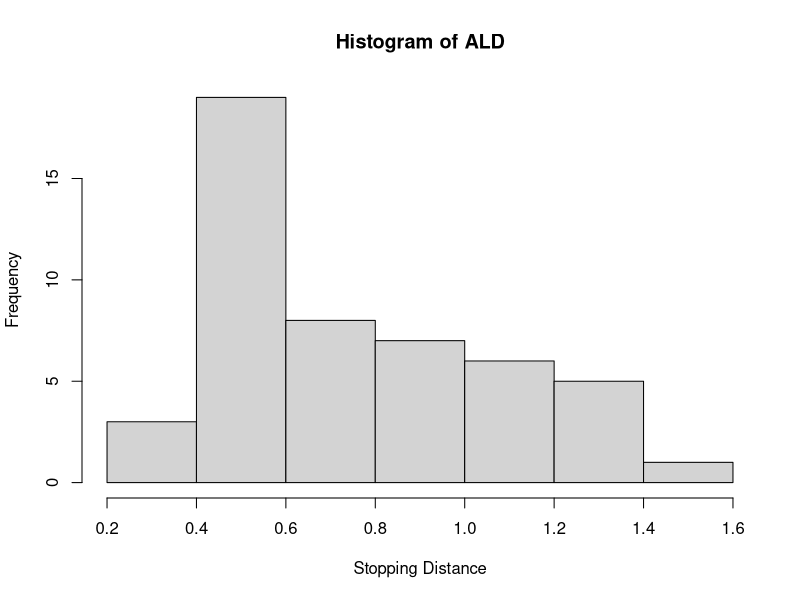
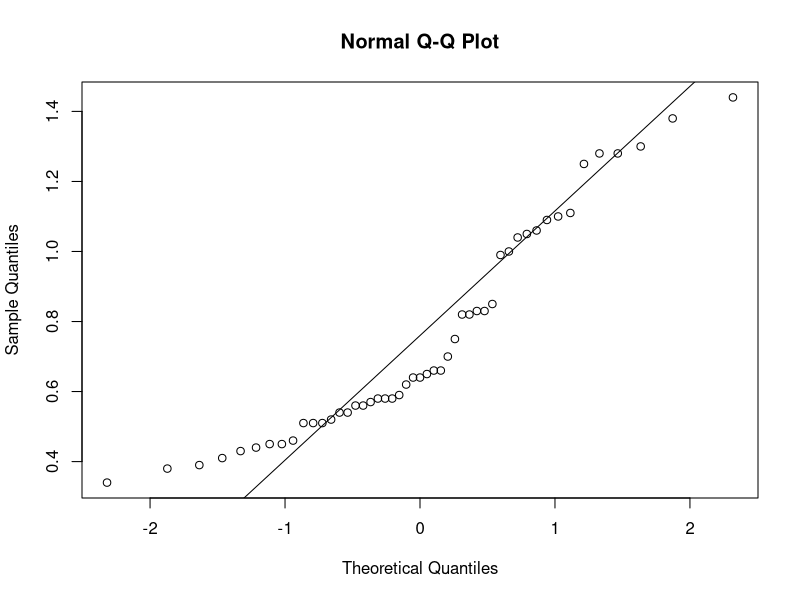

Recreate these plots in R, in order.
## ---- chunk 1
knitr::opts_chunk$set(echo = TRUE)
## ---- chunk 2
# Given values
x <- 72.3
null_mean <- 75
population_sd <- 9
number_of_samples = 25

# Calculate z-score
z_score <- (x - null_mean) / (population_sd/sqrt(number_of_samples))
cat("The standard deviations (of X) below the null value is x_bar 5 72.3?", z_score, "\n")
## ---- chunk 3
# Given values
alpha <- 0.002
critical_z_value <- qnorm(alpha)
print(critical_z_value)

# Make a conclusion
# Compare z-score with critical z-value for a left-tailed test
if (z_score < critical_z_value) {
  cat("Reject the null hypothesis. There is enough evidence to suggest that the true mean is less than 75 at the 0.002 significance level (left-sided test).\n")
} else {
  cat("Fail to reject the null hypothesis. There is not enough evidence to suggest that the true mean is less than 75 at the 0.002 significance level (left-sided test).\n")
}

## ---- chunk 4
# Given values
alpha <- 0.002
null_mean <- 75
alternative_mean <- 70
population_sd <- 9
number_of_samples <- 25

# Calculate critical z-value for alpha
critical_z_value <- qnorm(alpha)

# Calculate non-centrality parameter lambda
lambda <- sqrt(number_of_samples) * (null_mean - alternative_mean) / population_sd

# Calculate Type II error (beta)
beta <- pnorm(critical_z_value + lambda)

cat("Probability of Type II error (beta) for mu = 70 (left-tailed test):", beta, "\n")

## ---- chunk 5

population_sd <- 9
alpha <- 0.002
beta = 0.01
null_mean <-75
alternative_mean <-70

sample_size <-(population_sd*(qnorm(alpha)+qnorm(beta))/(null_mean - alternative_mean))^2
cat("Sample size is necessary to ensure that beta(70)", ceiling(sample_size), "\n")
## ---- chunk 6
# Given values
alternative_mean_76 <- 76
sample_size_100 <- 100
alpha = 0.01
z_alpha =qnorm(alpha)
# Calculate z-score for mu = 76
new_null_mean <- z_alpha*(population_sd/sqrt(number_of_samples))+75

new_z_score <-(new_null_mean - alternative_mean_76) / (population_sd/sqrt(number_of_samples))
type_1 <-  pnorm(new_z_score,lower.tail = TRUE)
cat("Type 1 error ", type_1, "\n")
## ---- chunk 7
# ALD observations
ald_data <- c(1.38, 0.44, 1.09, 0.75, 0.66, 1.28, 0.51, 0.39, 0.70, 0.46,
              0.54, 0.83, 0.58, 0.64, 1.30, 0.57, 0.43, 0.62, 1.00, 1.05,
              0.82, 1.10, 0.65, 0.99, 0.56, 0.56, 0.64, 0.45, 0.82, 1.06,
              0.41, 0.58, 0.66, 0.54, 0.83, 0.59, 0.51, 1.04, 0.85, 0.45,
              0.52, 0.58, 1.11, 0.34, 1.25, 0.38, 1.44, 1.28, 0.51)

# Summary statistics
summary_stats <- summary(ald_data)
mean_ald <- mean(ald_data)
sd_ald <- sd(ald_data)

# Print summary statistics
cat("Summary Statistics:\n")
print(summary_stats)
cat("\nMean ALD:", mean_ald, "\n")
cat("Standard Deviation:", sd_ald, "\n")

## ---- chunk 8
# Normality check using a normal probability plot
hist(ald_data, main="Histogram of ALD", xlab="Stopping Distance")

qqnorm(ald_data)
qqline(ald_data)

shapiro.test(ald_data)

## ---- chunk 9
# Given data
ald_data <- c(1.38, 0.44, 1.09, 0.75, 0.66, 1.28, 0.51, 0.39, 0.70, 0.46,
              0.54, 0.83, 0.58, 0.64, 1.30, 0.57, 0.43, 0.62, 1.00, 1.05,
              0.82, 1.10, 0.65, 0.99, 0.56, 0.56, 0.64, 0.45, 0.82, 1.06,
              0.41, 0.58, 0.66, 0.54, 0.83, 0.59, 0.51, 1.04, 0.85, 0.45,
              0.52, 0.58, 1.11, 0.34, 1.25, 0.38, 1.44, 1.28, 0.51)

# Hypotheses
mu_0 <- 1.0  # hypothesized true average ALD
alternative <- "less"  # one-sided test

# One-sample t-test
t_test_result <- t.test(ald_data, mu = mu_0, alternative = alternative)

# Print test result
cat("One-Sample t-Test Result:\n")
print(t_test_result)

# Interpretation based on p-value
alpha <- 0.05  # significance level
p_value <- t_test_result$p.value

cat("\nInterpretation:\n")
if (p_value < alpha) {
  cat("The p-value is less than the significance level (", alpha, "),\n")
  cat("we reject the null hypothesis and conclude that there is strong evidence\n")
  cat("that the true average ALD is less than 1.0.\n")
} else {
  cat("The p-value is not less than the significance level (", alpha, "),\n")
  cat("we do not reject the null hypothesis.\n")
}

## ---- chunk 10
# Given data
ald_data <- c(1.38, 0.44, 1.09, 0.75, 0.66, 1.28, 0.51, 0.39, 0.70, 0.46,
              0.54, 0.83, 0.58, 0.64, 1.30, 0.57, 0.43, 0.62, 1.00, 1.05,
              0.82, 1.10, 0.65, 0.99, 0.56, 0.56, 0.64, 0.45, 0.82, 1.06,
              0.41, 0.58, 0.66, 0.54, 0.83, 0.59, 0.51, 1.04, 0.85, 0.45,
              0.52, 0.58, 1.11, 0.34, 1.25, 0.38, 1.44, 1.28, 0.51)

# Confidence level
confidence_level <- 0.95

# Calculate upper confidence bound
upper_ci <- t.test(ald_data, conf.level = confidence_level)$conf.int[2]

# Print the result
cat("Upper Confidence Bound (", confidence_level * 100, "%):", upper_ci, "\n")

# Interpretation
cat("\nInterpretation:\n")
cat("We are 95% confident that the true average ALD is less than", upper_ci, "\n")

## ---- chunk 11
# Stopping distance data
data <- c(32.1, 30.6, 31.4, 30.4, 31.0, 31.9)

# Hypothesized mean
mu_0 <- 30

# Significance level
alpha <- 0.01

# One-sample t-test
result <- t.test(data, mu = mu_0, alternative = "greater")

# Check if p-value is less than alpha
reject_null <- result$p.value < alpha

cat("a. Hypothesis Test Result:\n")
cat("T-statistic:", result$statistic, "\n")
cat("P-value:", result$p.value, "\n")
cat("Reject Null Hypothesis:", reject_null, "\n")

## ---- chunk 12
# Given values for the Type II error calculation
mu_0 <- 30
mu_1 <- 31
mu_2 <-32
sigma <- 0.65
n<-length(data)
df <-5

critical_t <- qt(1 - 0.01, df)

# Calculate the z-score for the actual mean (mu_1)
z <- (mu_1 - mu_0) / (sigma / sqrt(n))

# Calculate the t-statistic for the actual mean (mu_1)
t_stat_type_II <- (mu_1 - mu_0) / (sigma / sqrt(n))

# The probability of Type II error is the probability that the t-statistic is less than the critical t-value
# when the true mean is mu_1.
# This is the CDF of the non-central t-distribution with non-centrality parameter calculated above and df.
beta_1 <- pt(critical_t, df, ncp = sqrt(n) * (mu_1 - mu_0) / sigma)

beta_2 <- pt(critical_t, df, ncp = sqrt(n) * (mu_2 - mu_0) / sigma)

cat("b. Probability of Type II Error (Scenario 1):", beta_1, "\n")
cat("b. Probability of Type II Error (Scenario 2):", beta_2, "\n")
## ---- chunk 13
# Given values for Scenario 2
mu_0 <- 30
mu_1 <- 31
mu_2 <-32
sigma <- 0.80
n<-length(data)
df <-5

critical_t <- qt(1 - 0.01, df)

# Calculate the z-score for the actual mean (mu_1)
z <- (mu_1 - mu_0) / (sigma / sqrt(n))

# Calculate the t-statistic for the actual mean (mu_1)
t_stat_type_II <- (mu_1 - mu_0) / (sigma / sqrt(n))

# The probability of Type II error is the probability that the t-statistic is less than the critical t-value
# when the true mean is mu_1.
# This is the CDF of the non-central t-distribution with non-centrality parameter calculated above and df.
beta_1_1 <- pt(critical_t, df, ncp = sqrt(n) * (mu_1 - mu_0) / sigma)

beta_2_1 <- pt(critical_t, df, ncp = sqrt(n) * (mu_2 - mu_0) / sigma)

cat("b. Probability of Type II Error (Scenario 1):", beta_1_1, "\n")
cat("b. Probability of Type II Error (Scenario 2):", beta_2_1, "\n")

## ---- chunk 14
# Given values for Scenario 3
# Given values for sample size calculation
alpha <- 0.01
beta_desired <- 0.10
mu_1 <- 31

# Z-scores for alpha and power (1-beta)
z_alpha <- qnorm(1 - alpha)
z_beta <- qnorm(1 - beta_desired)

effect_size <- (mu_1 - mu_0) / sigma

# Sample size estimation using the formula for power of a test
sample_size <- ((z_alpha + z_beta)^2 * sigma^2) / effect_size^2

ceiling(sample_size)  # Always round up to the next whole number


## ---- chunk 15

sample_mean <- 0.502
sample_stddev <- 0.1023
sample_size <- 5
population_mean <- 0.6
alpha <- 0.05

# Calculate the standard error of the mean
standard_error <- sample_stddev / sqrt(sample_size)

# Calculate the t-statistic
t_statistic <- (sample_mean - population_mean) / standard_error

# Critical value for a one-tailed test
t_critical <- qt(alpha, df = sample_size - 1, lower.tail = TRUE)

# Compare the t-statistic with the critical value
decision <- ifelse(t_statistic < t_critical, "Reject H0", "Fail to Reject H0")

# Calculate the p-value for a one-tailed test
p_value <- pt(t_statistic, df = sample_size - 1, lower.tail = TRUE)

cat("T-statistic:", t_statistic, "\n")
cat("Critical Value:", t_critical, "\n")
cat("Decision:", decision, "\n")
cat("P-value:", p_value, "\n")

# Type I Error (False Positive)
type_I_error <- pnorm(t_critical, lower.tail = TRUE)

# Type II Error (False Negative)
type_II_error <- 1 - pnorm(t_critical, lower.tail = FALSE)

cat("Type I Error (False Positive):", type_I_error, "\n")
cat("Type II Error (False Negative):", type_II_error, "\n")

## ---- chunk 16
# Provided data
data <- c(2.5, 3.0, 3.1, 4.0, 1.2, 5.0, 4.1, 3.9, 3.2, 3.3, 2.8, 4.1, 2.7, 2.9, 3.7)

# Null hypothesis: The mean yield is the same as the previous yield (3 bushels)
null_mean <- 3

# Sample mean and standard deviation
sample_mean <- mean(data)
sample_sd <- sd(data)

# Number of observations
n <- length(data)

# Calculate the t-statistic
t_statistic <- (sample_mean - null_mean) / (sample_sd / sqrt(n))

# Degrees of freedom
df <- n - 1

# Calculate the p-value
p_value <- pt(t_statistic, df, lower.tail = FALSE)

# Display the results
cat("Test Statistic:", t_statistic, "\n")
cat("P-value:", p_value, "\n")

# Check if the p-value is less than the significance level (e.g., 0.05)
if (p_value <= 0.05) {
  cat("Reject the null hypothesis. There is evidence that the new fertilizer increases wheat production.\n")
} else {
  cat("Fail to reject the null hypothesis. There is not enough evidence to conclude that the new fertilizer increases wheat production.\n")
}


